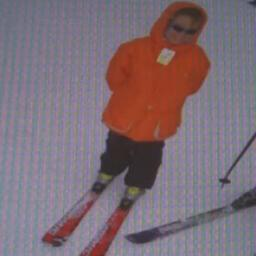
#> input picture sample_images/004.jpg, 256 x 256 px
$ python -i wavelet.py   (imports and definitions only)
#> lines starting #> are read from the running program, lines starting #| are printed output that depends on the picture
### backend/processing/gaussian.py
"""Gaussian Smoothing Filter for Moiré Pattern Reduction.

This module provides Gaussian smoothing baseline with support for:
- Full RGB / channel-independent processing
- Luminance-only processing in YCrCb color space
- Edge-case handling (small images, even kernel sizes, grayscale input)
"""

from typing import Union
import cv2
import numpy as np


def _ensure_bgr_uint8(image: np.ndarray) -> np.ndarray:
    """Ensure the image is a 3-channel BGR uint8 numpy array."""
    if not isinstance(image, np.ndarray):
        raise TypeError(f"Expected numpy.ndarray, got {type(image)}")
    if image.size == 0:
        raise ValueError("Image is empty")

    # Handle float / non-uint8 images
    if image.dtype != np.uint8:
        if np.issubdtype(image.dtype, np.floating):
            if image.max() <= 1.0:
                img_u8 = (image * 255.0).clip(0, 255).astype(np.uint8)
            else:
                img_u8 = image.clip(0, 255).astype(np.uint8)
        else:
            img_u8 = image.clip(0, 255).astype(np.uint8)
    else:
        img_u8 = image.copy()

    # Handle grayscale (2D or 3D with 1 channel)
    if img_u8.ndim == 2:
        img_u8 = cv2.cvtColor(img_u8, cv2.COLOR_GRAY2BGR)
    elif img_u8.ndim == 3 and img_u8.shape[2] == 1:
        img_u8 = cv2.cvtColor(img_u8, cv2.COLOR_GRAY2BGR)
    elif img_u8.ndim == 3 and img_u8.shape[2] == 4:
        # RGBA to BGR
        img_u8 = cv2.cvtColor(img_u8, cv2.COLOR_BGRA2BGR)
    elif img_u8.ndim != 3 or img_u8.shape[2] != 3:
        raise ValueError(f"Unsupported image shape: {image.shape}")

    return img_u8


# [60 lines left out: function gaussian_filter, not called in this run]

### backend/processing/wavelet.py
"""Wavelet-based Denoising for Screen Moiré Pattern Attenuation.

This module implements multi-level 2D Discrete Wavelet Transform (DWT) thresholding:
- Multi-level 2D decomposition using PyWavelets (pywt)
- Flexible wavelet families (db1-db4, sym4, coif1, bior1.3, etc.)
- Hard and Soft thresholding of detail sub-bands (LH, HL, HH)
- Universal and per-level thresholding options
- Luminance-only (YCrCb) and multi-channel processing
- Output dimension alignment and uint8 clamping
"""

from typing import Dict, List, Optional, Union
import cv2
import numpy as np
import pywt

try:
    from processing.gaussian import _ensure_bgr_uint8
except ImportError:
    from backend.processing.gaussian import _ensure_bgr_uint8

SUPPORTED_WAVELETS = ['db1', 'db2', 'db4', 'sym4', 'coif1', 'bior1.3', 'haar', 'sym2']


def _denoise_single_channel_wavelet(
    channel: np.ndarray,
    wavelet_name: str = 'db4',
    level: int = 2,
    threshold_mode: str = 'soft',
    threshold_value: float = 20.0,
    per_level_thresholds: Optional[Dict[int, float]] = None,
) -> np.ndarray:
    """Apply 2D DWT detail thresholding to a single float32 channel."""
    h, w = channel.shape
    wavelet = pywt.Wavelet(wavelet_name)

    # Determine maximum valid decomposition level for this channel size
    max_level = pywt.dwt_max_level(min(h, w), wavelet.dec_len)
    actual_level = max(1, min(int(level), max_level))

    # Decompose into approximation and detail coefficients:
    # coeffs = [cAn, (cHn, cVn, cDn), ..., (cH1, cV1, cD1)]
    coeffs = pywt.wavedec2(channel, wavelet=wavelet, level=actual_level)
    cA = coeffs[0]
    details = coeffs[1:]

    new_details = []
    # pywt orders details from coarsest (highest level index) down to level 1
    # details[0] is level actual_level, details[-1] is level 1
    for i, detail_tuple in enumerate(details):
        current_lvl = actual_level - i
        # Determine threshold for this level
        if per_level_thresholds and current_lvl in per_level_thresholds:
            lvl_thresh = float(per_level_thresholds[current_lvl])
        else:
            # Scale threshold slightly for higher frequencies (level 1 has highest noise)
            # Universal threshold scaling factor: details closer to level 1 get slightly higher threshold
            lvl_thresh = float(threshold_value) * (1.0 + 0.1 * (actual_level - current_lvl))

        cH, cV, cD = detail_tuple
        if threshold_mode == 'hard':
            cH_t = pywt.threshold(cH, lvl_thresh, mode='hard')
            cV_t = pywt.threshold(cV, lvl_thresh, mode='hard')
            cD_t = pywt.threshold(cD, lvl_thresh, mode='hard')
        else:  # soft
            cH_t = pywt.threshold(cH, lvl_thresh, mode='soft')
            cV_t = pywt.threshold(cV, lvl_thresh, mode='soft')
            cD_t = pywt.threshold(cD, lvl_thresh, mode='soft')

        new_details.append((cH_t, cV_t, cD_t))

    new_coeffs = [cA] + new_details
    reconstructed = pywt.waverec2(new_coeffs, wavelet=wavelet)

    # Ensure reconstructed array matches original dimensions exactly
    reconstructed = reconstructed[:h, :w]
    return reconstructed


def wavelet_filter(
    image: np.ndarray,
    wavelet: str = 'db4',
    level: int = 2,
    threshold_mode: str = 'soft',
    threshold_value: float = 20.0,
    luminance_only: bool = True,
    per_level_thresholds: Optional[Dict[int, float]] = None,
) -> np.ndarray:
    """Remove moiré artifacts via multi-level 2D Wavelet detail thresholding.

    Args:
        image: Input image (BGR uint8).
        wavelet: Wavelet name ('db1','db2','db4','sym4','coif1','bior1.3').
        level: Decomposition depth (1 - 5).
        threshold_mode: 'soft' or 'hard' thresholding.
        threshold_value: Baseline threshold value (5.0 - 100.0).
        luminance_only: If True, only filter luminance in YCrCb color space.
        per_level_thresholds: Optional mapping of {level: threshold_value}.

    Returns:
        Filtered BGR image as uint8 numpy array.
    """
    img = _ensure_bgr_uint8(image)
    h, w = img.shape[:2]

    # Validate wavelet name
    if wavelet not in pywt.wavelist(kind='discrete'):
        wavelet = 'db4'

    # Validate mode
    if threshold_mode not in ('soft', 'hard'):
        threshold_mode = 'soft'

    # Clamp parameters
    threshold_value = float(np.clip(threshold_value, 1.0, 150.0))
    level = int(np.clip(level, 1, 5))

    if luminance_only:
        ycrcb = cv2.cvtColor(img, cv2.COLOR_BGR2YCrCb)
        y = ycrcb[:, :, 0].astype(np.float32)

        y_denoised = _denoise_single_channel_wavelet(
            y,
            wavelet_name=wavelet,
            level=level,
            threshold_mode=threshold_mode,
            threshold_value=threshold_value,
            per_level_thresholds=per_level_thresholds,
        )

        ycrcb[:, :, 0] = np.clip(y_denoised, 0, 255).astype(np.uint8)
        result = cv2.cvtColor(ycrcb, cv2.COLOR_YCrCb2BGR)
    else:
        channels = cv2.split(img.astype(np.float32))
        denoised_channels = []
        for ch in channels:
            d_ch = _denoise_single_channel_wavelet(
                ch,
                wavelet_name=wavelet,
                level=level,
                threshold_mode=threshold_mode,
                threshold_value=threshold_value,
                per_level_thresholds=per_level_thresholds,
            )
            denoised_channels.append(np.clip(d_ch, 0, 255).astype(np.uint8))
        result = cv2.merge(denoised_channels)

    return np.clip(result, 0, 255).astype(np.uint8)

>>> import cv2
>>> picture = cv2.imread('../../sample_images/004.jpg')
#> picture is the input picture: shape (256, 256, 3); mean B, G, R 117.9, 109.2, 125.6
>>> result = wavelet_filter(picture)
#> in wavelet_filter, `ycrcb = cv2.cvtColor(img, cv2.COLOR_BGR2YCrCb)`: ycrcb: shape (256, 256, 3); mean of channels 0, 1, 2 115.1, 135.5, 129.6
#> in wavelet_filter, `y = ycrcb[:, :, 0].astype(np.float32)`:
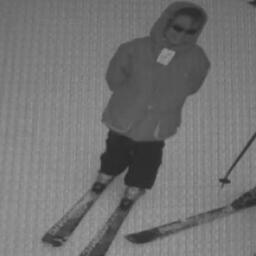
#> y: shape (256, 256) float32; min 37, max 159, mean 115.1
#> in _denoise_single_channel_wavelet, `coeffs = pywt.wavedec2(channel, wavelet=wavelet, level=actual_level)`: coeffs = 3 items
#> in _denoise_single_channel_wavelet, `cA = coeffs[0]`:
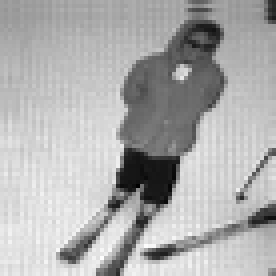
#> cA: shape (69, 69) float32 (shown 4 times larger); min 142.3, max 610.3, mean 462.1; drawn with min black and max white
#> in _denoise_single_channel_wavelet, `details = coeffs[1:]`: details = 2 items
#> the loop in _denoise_single_channel_wavelet, `for i, detail_tuple in enumerate(details):` made 2 passes
#> (current_lvl, lvl_thresh) on passes 1 to 2: (2, 20), (1, 22)
#> pass 1, in _denoise_single_channel_wavelet, `cH, cV, cD = detail_tuple`:
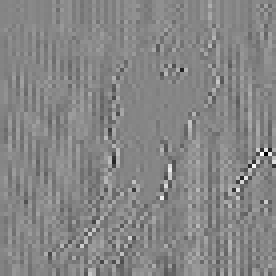
#> cV: shape (69, 69) float32 (shown 4 times larger); min -83.14, max 75.41, mean 0.3; drawn with min black and max white
#> pass 1, in _denoise_single_channel_wavelet, `cH_t = pywt.threshold(cH, lvl_thresh, mode='soft')`:
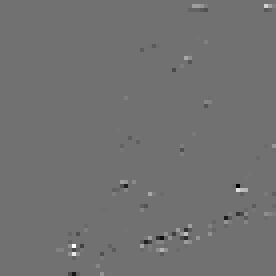
#> cH_t: shape (69, 69) float32 (shown 4 times larger); min -49.57, max 62.09, mean 0; drawn with min black and max white
#> after the loop in _denoise_single_channel_wavelet, `for i, detail_tuple in enumerate(details):`:
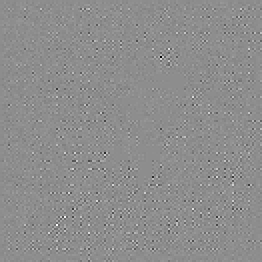
#> cD: shape (131, 131) float32 (shown 2 times larger); min -10.03, max 8.01, mean -0.000922; drawn with min black and max white
#> after the loop in _denoise_single_channel_wavelet, `for i, detail_tuple in enumerate(details):`:
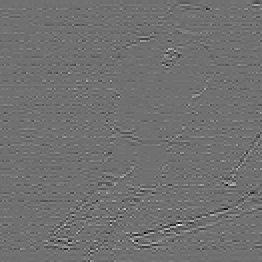
#> cH: shape (131, 131) float32 (shown 2 times larger); min -19.12, max 24.07, mean 0; drawn with min black and max white
#> after the loop in _denoise_single_channel_wavelet, `for i, detail_tuple in enumerate(details):`:
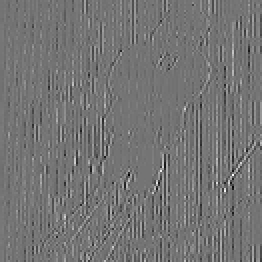
#> cV: shape (131, 131) float32 (shown 2 times larger); min -20.24, max 23.98, mean 0; drawn with min black and max white
#> in _denoise_single_channel_wavelet, `new_coeffs = [cA] + new_details`: new_coeffs = 3 items
#> in wavelet_filter, `ycrcb[:, :, 0] = np.clip(y_denoised, 0, 255).astype(np.uint8)`: ycrcb: shape (256, 256, 3); mean of channels 0, 1, 2 114.6, 135.5, 129.6

$ run again, on sample_images/005.jpg
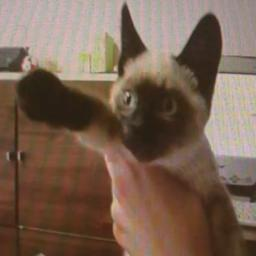
#> input picture sample_images/005.jpg, 256 x 256 px
#> picture is the input picture: shape (256, 256, 3); mean B, G, R 81.8, 97.9, 121.1
#> coeffs = 3 items
#> in _denoise_single_channel_wavelet, `cA = coeffs[0]`:
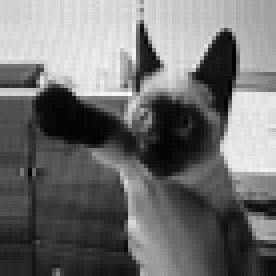
#> cA: shape (69, 69) float32 (shown 4 times larger); min 113.6, max 816, mean 425.8; drawn with min black and max white
#> details = 2 items
#> the loop in _denoise_single_channel_wavelet, `for i, detail_tuple in enumerate(details):` made 2 passes
#> (current_lvl, lvl_thresh) on passes 1 to 2: (2, 20), (1, 22)
#> after the loop in _denoise_single_channel_wavelet, `for i, detail_tuple in enumerate(details):`:
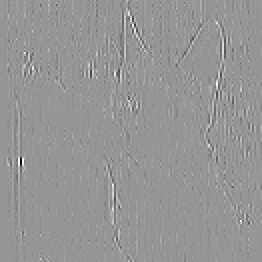
#> cV: shape (131, 131) float32 (shown 2 times larger); min -41.09, max 28.75, mean 0; drawn with min black and max white
#> new_coeffs = 3 items
